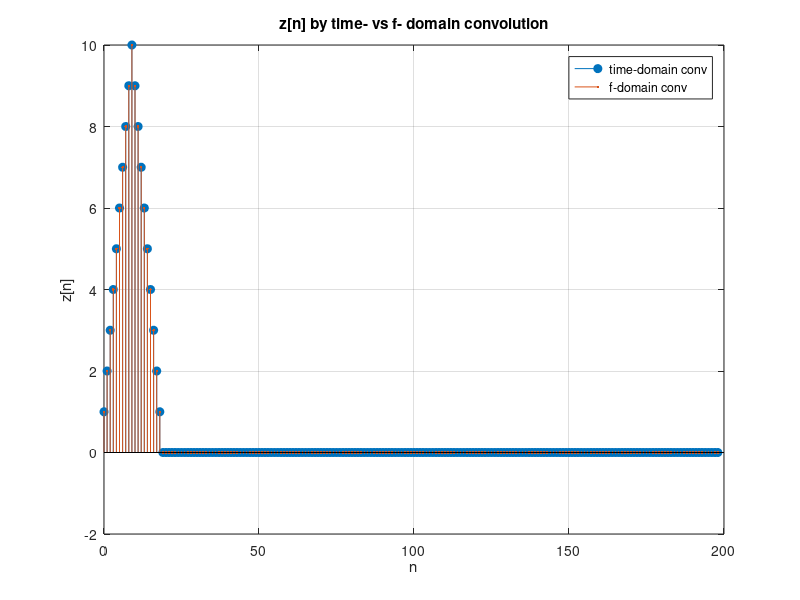

Here is the MATLAB script that generated this plot:
clf;
clc;
clear;

N = 100;
PulseWidth = 10;

t = 0:N-1;
x = [ones(1,PulseWidth), zeros(1,N-PulseWidth)];

% TIME-DOMAIN APPROACH - LINEAR CONVOLUTION
% We implement the conv() method to find z_time
z_time = conv(x,x); %Values of z_time
nz = 0:(2*N-2);

% F-DOMAIN APPROACH - FFT -> MULTIPLY -> INVERSE FFT
L = length(z_time);
X1 = fft(x, L);  %FFT
z_fd = X1 .* X1;  %MULTIPLY
z_fd_full = ifft(z_fd); %Inverse FFT
z_fd_real = real(z_fd_full); %Keep linear conv, remove imag. parts

% PLOT
figure;
%subplot(2,1,1);
stem(nz, z_time, 'filled');
hold on;
stem(nz, z_fd_real, '.');
grid on;
xlabel('n');
ylabel('z[n]');
title('z[n] by time- vs f- domain convolution');
legend('time-domain conv', 'f-domain conv');

